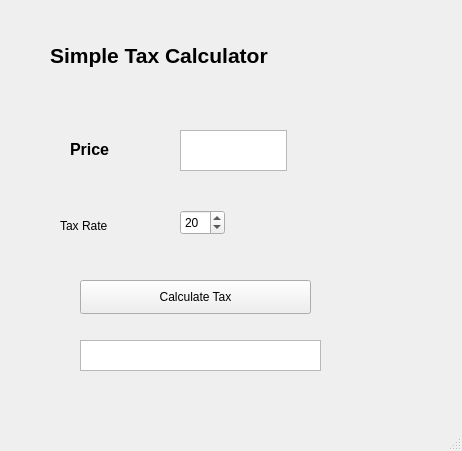
<?xml version="1.0" encoding="UTF-8"?>
<ui version="4.0">
 <class>MainWindow</class>
 <widget class="QMainWindow" name="MainWindow">
  <property name="geometry">
   <rect>
    <x>0</x>
    <y>0</y>
    <width>462</width>
    <height>451</height>
   </rect>
  </property>
  <property name="windowTitle">
   <string>MainWindow</string>
  </property>
  <widget class="QWidget" name="centralwidget">
   <widget class="QTextEdit" name="price_box">
    <property name="geometry">
     <rect>
      <x>180</x>
      <y>130</y>
      <width>107</width>
      <height>41</height>
     </rect>
    </property>
   </widget>
   <widget class="QLabel" name="label">
    <property name="geometry">
     <rect>
      <x>70</x>
      <y>140</y>
      <width>68</width>
      <height>19</height>
     </rect>
    </property>
    <property name="font">
     <font>
      <pointsize>12</pointsize>
      <weight>75</weight>
      <bold>true</bold>
     </font>
    </property>
    <property name="text">
     <string>Price</string>
    </property>
   </widget>
   <widget class="QSpinBox" name="tax_rate">
    <property name="geometry">
     <rect>
      <x>180</x>
      <y>210</y>
      <width>45</width>
      <height>25</height>
     </rect>
    </property>
    <property name="value">
     <number>20</number>
    </property>
   </widget>
   <widget class="QLabel" name="label_2">
    <property name="geometry">
     <rect>
      <x>60</x>
      <y>210</y>
      <width>91</width>
      <height>31</height>
     </rect>
    </property>
    <property name="text">
     <string>Tax Rate</string>
    </property>
   </widget>
   <widget class="QPushButton" name="calc_tax_button">
    <property name="geometry">
     <rect>
      <x>80</x>
      <y>280</y>
      <width>231</width>
      <height>34</height>
     </rect>
    </property>
    <property name="text">
     <string>Calculate Tax</string>
    </property>
   </widget>
   <widget class="QTextEdit" name="results_window">
    <property name="geometry">
     <rect>
      <x>80</x>
      <y>340</y>
      <width>241</width>
      <height>31</height>
     </rect>
    </property>
   </widget>
   <widget class="QLabel" name="label_3">
    <property name="geometry">
     <rect>
      <x>50</x>
      <y>20</y>
      <width>401</width>
      <height>71</height>
     </rect>
    </property>
    <property name="font">
     <font>
      <pointsize>16</pointsize>
      <weight>75</weight>
      <bold>true</bold>
     </font>
    </property>
    <property name="text">
     <string>Simple Tax Calculator</string>
    </property>
   </widget>
  </widget>
  <widget class="QMenuBar" name="menubar">
   <property name="geometry">
    <rect>
     <x>0</x>
     <y>0</y>
     <width>462</width>
     <height>31</height>
    </rect>
   </property>
  </widget>
  <widget class="QStatusBar" name="statusbar"/>
 </widget>
 <resources/>
 <connections/>
</ui>
